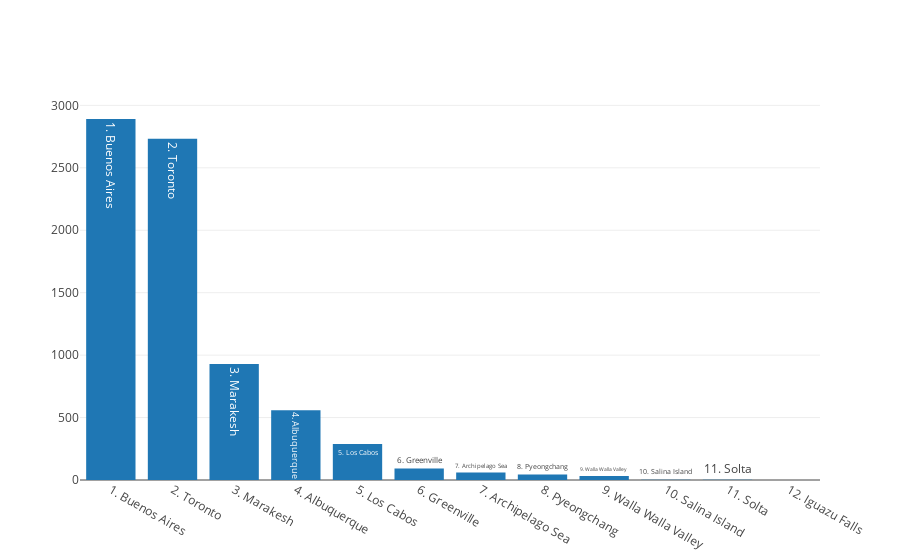
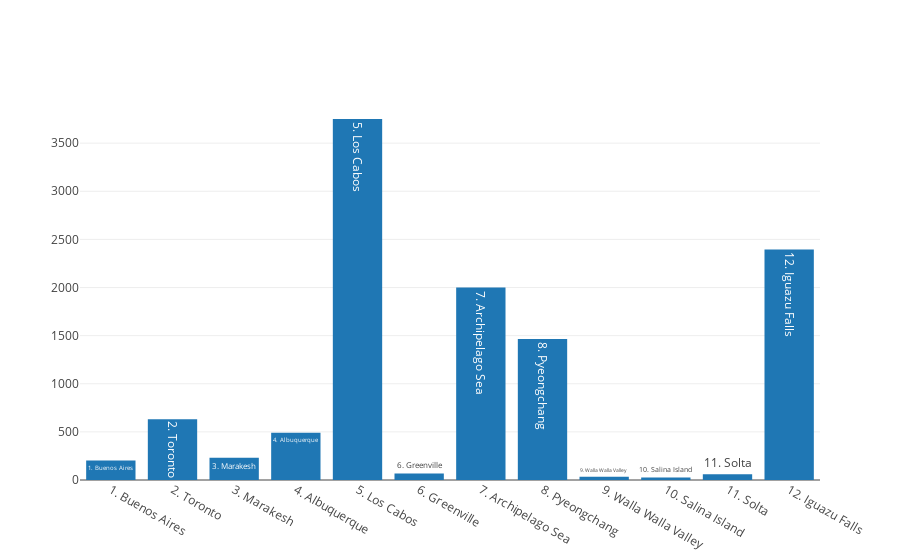
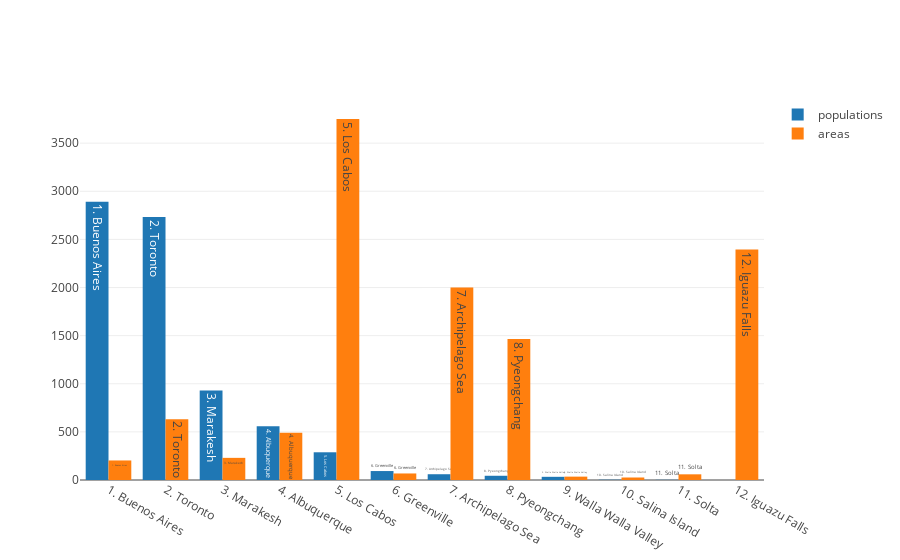

The cell these charts' notebook holds for them, in order:
### Code cell
import plotly
plotly.offline.init_notebook_mode(connected=True)
plotly.offline.iplot([trace_populations])
plotly.offline.iplot([trace_areas])
plotly.offline.iplot([trace_populations, trace_areas])

### Figure 1 — Plotly figure (JSON) as saved in the notebook; plotly's stock layout.template omitted (floating-point values rounded to 4 significant figures)
{"data": [{"name": "populations", "text": ["1. Buenos Aires", "2. Toronto", "3. Marakesh", "4. Albuquerque", "5. Los Cabos", "6. Greenville", "7. Archipelago Sea", "8. Pyeongchang", "9. Walla Walla Valley", "10. Salina Island", "11. Solta", "12. Iguazu Falls"], "type": "bar", "uid": "59e44a14-f523-11e9-a272-2f01d4fcf69c", "x": ["1. Buenos Aires", "2. Toronto", "3. Marakesh", "4. Albuquerque", "5. Los Cabos", "6. Greenville", "7. Archipelago Sea", "8. Pyeongchang", "9. Walla Walla Valley", "10. Salina Island", "11. Solta", "12. Iguazu Falls"], "y": [2891, 2732, 929, 559, 288, 93, 60, 44, 33, 3, 2, 0]}], "layout": {}}

### Figure 2 — Plotly figure (JSON) as saved in the notebook; plotly's stock layout.template omitted (floating-point values rounded to 4 significant figures)
{"data": [{"name": "areas", "text": ["1. Buenos Aires", "2. Toronto", "3. Marakesh", "4. Albuquerque", "5. Los Cabos", "6. Greenville", "7. Archipelago Sea", "8. Pyeongchang", "9. Walla Walla Valley", "10. Salina Island", "11. Solta", "12. Iguazu Falls"], "type": "bar", "uid": "59f6bae6-f523-11e9-a272-2f01d4fcf69c", "x": ["1. Buenos Aires", "2. Toronto", "3. Marakesh", "4. Albuquerque", "5. Los Cabos", "6. Greenville", "7. Archipelago Sea", "8. Pyeongchang", "9. Walla Walla Valley", "10. Salina Island", "11. Solta", "12. Iguazu Falls"], "y": [203, 630, 230, 491, 3751, 68, 2000, 1464, 35, 26, 59, 2396]}], "layout": {}}

### Figure 3 — Plotly figure (JSON) as saved in the notebook; plotly's stock layout.template omitted (floating-point values rounded to 4 significant figures)
{"data": [{"name": "populations", "text": ["1. Buenos Aires", "2. Toronto", "3. Marakesh", "4. Albuquerque", "5. Los Cabos", "6. Greenville", "7. Archipelago Sea", "8. Pyeongchang", "9. Walla Walla Valley", "10. Salina Island", "11. Solta", "12. Iguazu Falls"], "type": "bar", "uid": "59fdb328-f523-11e9-a272-2f01d4fcf69c", "x": ["1. Buenos Aires", "2. Toronto", "3. Marakesh", "4. Albuquerque", "5. Los Cabos", "6. Greenville", "7. Archipelago Sea", "8. Pyeongchang", "9. Walla Walla Valley", "10. Salina Island", "11. Solta", "12. Iguazu Falls"], "y": [2891, 2732, 929, 559, 288, 93, 60, 44, 33, 3, 2, 0]}, {"name": "areas", "text": ["1. Buenos Aires", "2. Toronto", "3. Marakesh", "4. Albuquerque", "5. Los Cabos", "6. Greenville", "7. Archipelago Sea", "8. Pyeongchang", "9. Walla Walla Valley", "10. Salina Island", "11. Solta", "12. Iguazu Falls"], "type": "bar", "uid": "59fdb4f4-f523-11e9-a272-2f01d4fcf69c", "x": ["1. Buenos Aires", "2. Toronto", "3. Marakesh", "4. Albuquerque", "5. Los Cabos", "6. Greenville", "7. Archipelago Sea", "8. Pyeongchang", "9. Walla Walla Valley", "10. Salina Island", "11. Solta", "12. Iguazu Falls"], "y": [203, 630, 230, 491, 3751, 68, 2000, 1464, 35, 26, 59, 2396]}], "layout": {}}
